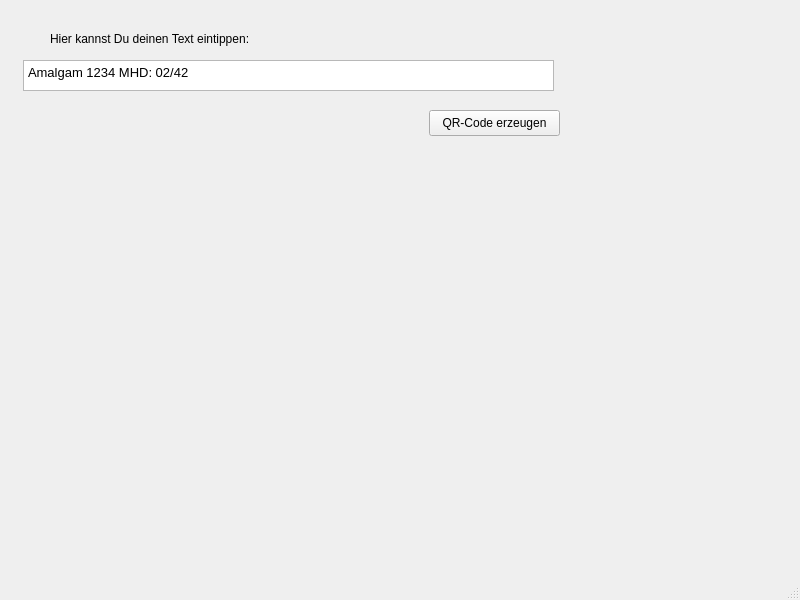
<?xml version="1.0" encoding="UTF-8"?>
<ui version="4.0">
 <class>QRCodeGenerator</class>
 <widget class="QMainWindow" name="QRCodeGenerator">
  <property name="geometry">
   <rect>
    <x>0</x>
    <y>0</y>
    <width>800</width>
    <height>600</height>
   </rect>
  </property>
  <property name="windowTitle">
   <string>QRCodeGenerator</string>
  </property>
  <widget class="QWidget" name="centralwidget">
   <widget class="QLabel" name="label">
    <property name="geometry">
     <rect>
      <x>50</x>
      <y>30</y>
      <width>241</width>
      <height>18</height>
     </rect>
    </property>
    <property name="text">
     <string>Hier kannst Du deinen Text eintippen:</string>
    </property>
   </widget>
   <widget class="QTextEdit" name="input">
    <property name="geometry">
     <rect>
      <x>23</x>
      <y>60</y>
      <width>531</width>
      <height>31</height>
     </rect>
    </property>
    <property name="html">
     <string>&lt;!DOCTYPE HTML PUBLIC &quot;-//W3C//DTD HTML 4.0//EN&quot; &quot;http://www.w3.org/TR/REC-html40/strict.dtd&quot;&gt;
&lt;html&gt;&lt;head&gt;&lt;meta name=&quot;qrichtext&quot; content=&quot;1&quot; /&gt;&lt;style type=&quot;text/css&quot;&gt;
p, li { white-space: pre-wrap; }
&lt;/style&gt;&lt;/head&gt;&lt;body style=&quot; font-family:'Noto Sans, '; font-size:10pt; font-weight:400; font-style:normal;&quot;&gt;
&lt;p style=&quot; margin-top:0px; margin-bottom:0px; margin-left:0px; margin-right:0px; -qt-block-indent:0; text-indent:0px;&quot;&gt;Amalgam 1234 MHD: 02/42&lt;/p&gt;&lt;/body&gt;&lt;/html&gt;</string>
    </property>
   </widget>
   <widget class="QPushButton" name="pushButton">
    <property name="geometry">
     <rect>
      <x>429</x>
      <y>110</y>
      <width>131</width>
      <height>26</height>
     </rect>
    </property>
    <property name="text">
     <string>QR-Code erzeugen</string>
    </property>
   </widget>
  </widget>
  <widget class="QMenuBar" name="menubar">
   <property name="geometry">
    <rect>
     <x>0</x>
     <y>0</y>
     <width>800</width>
     <height>23</height>
    </rect>
   </property>
  </widget>
  <widget class="QStatusBar" name="statusbar"/>
 </widget>
 <resources/>
 <connections/>
</ui>
